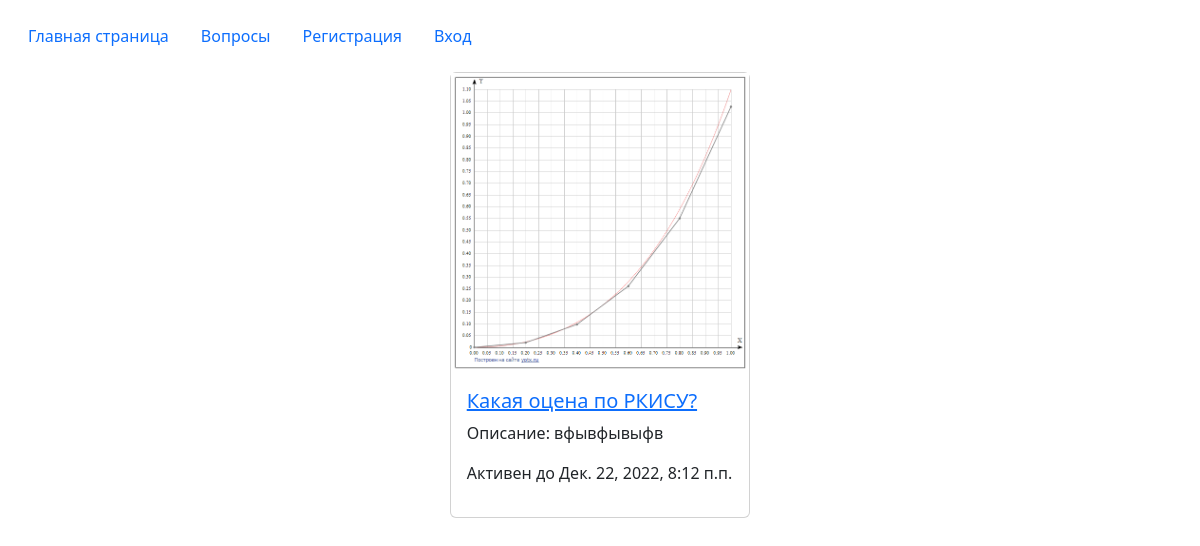
The app's page /index/ with its own data.
### polls/models.py (models this page shows, shortened)
class Question(models.Model):
    question_text = models.CharField(max_length=200)
    pub_date = models.DateTimeField('date published')
    life_time = models.DateTimeField(default=datetime.now() + timedelta(days=1), verbose_name='Время жизни', null=False)
    votes = models.IntegerField(default=0)
    img = models.ImageField(null=True, default='default.jpg', upload_to='images/question')
    description = models.TextField(max_length=600, null=True)
    description2 = models.TextField(max_length=600, null=True)

### polls/views.py (the view)
# urls.py: path('index/', views.IndexView.as_view(), name='index'),
class IndexView(generic.ListView):
    template_name = 'polls/index.html'
    context_object_name = 'latest_question_list'
    def get_queryset(self):
        return Question.objects.order_by('-pub_date')

### polls/templates/polls/index.html (shortened to what this page needs)
{% extends "base.html" %}
{% block content %}
{% if latest_question_list %}
<div class="d-flex justify-content-center align-items-center ">
    {% for question in latest_question_list %}
    {% if question.pub_date < question.life_time %}
    <div class="card mb-5">
        <img src="{{ question.img.url }}" alt="..." height="300px">
        <div class="card-body">
            <h5 class="card-title"><a href="{% url 'polls:detail' question.id %}">{{question.question_text}}</a></h5>
            <p class="card-text">Описание: {{ question.description }}</p>
            <p> Активен до {{ question.life_time }} </p>
        </div>
    </div>
    {% endif %}
    {% endfor %}
    {% else %}
    <p>
        Нет вопросов!
    </p>
</div>
{% endif %}
{% endblock %}

### records on screen
Question: img (picture), question_text "Какая оцена по РКИСУ?", description "вфывфывыфв", life_time "Дек. 22, 2022, 8:12 п.п."
